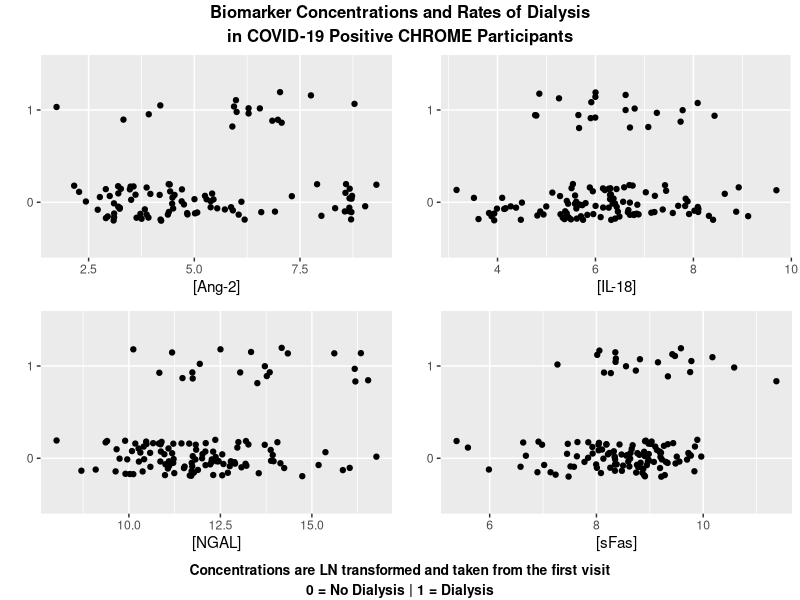
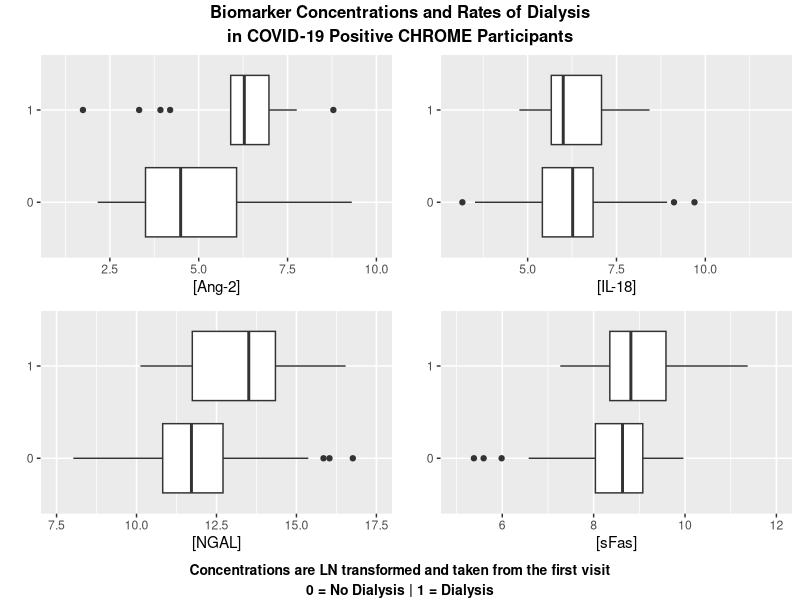
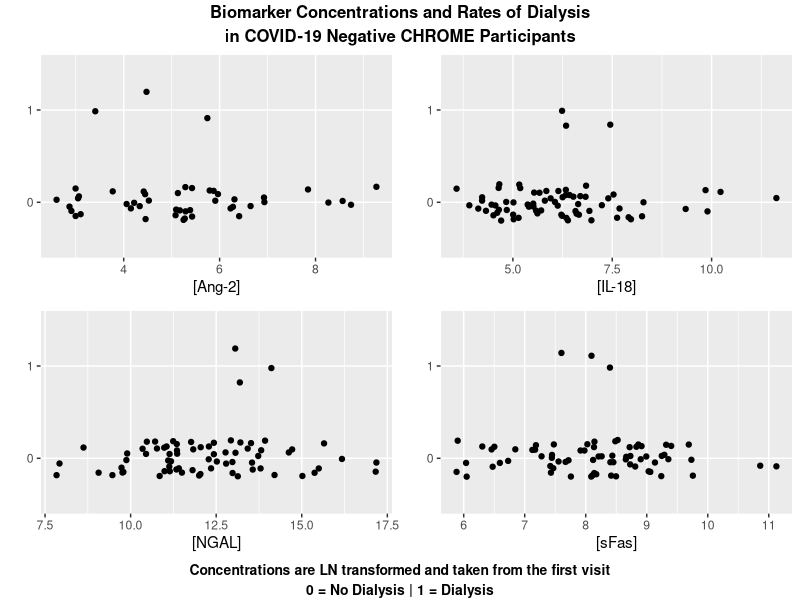
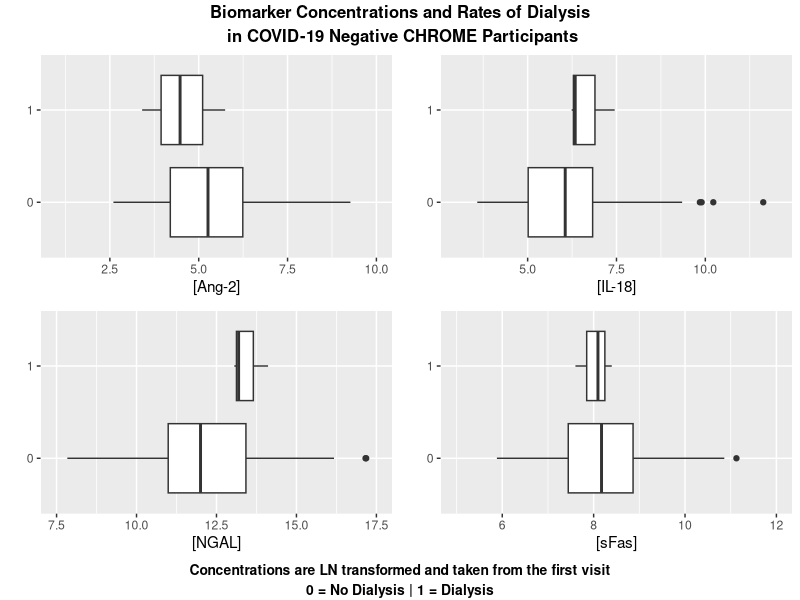
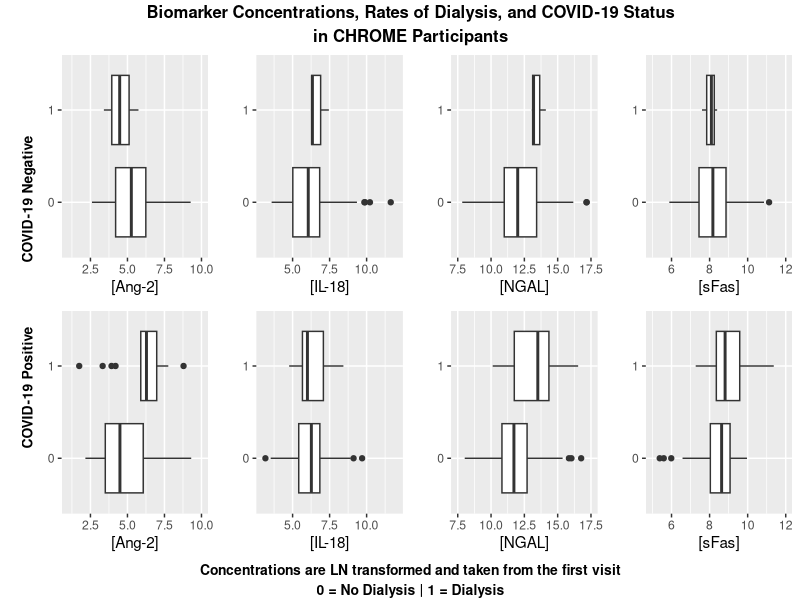
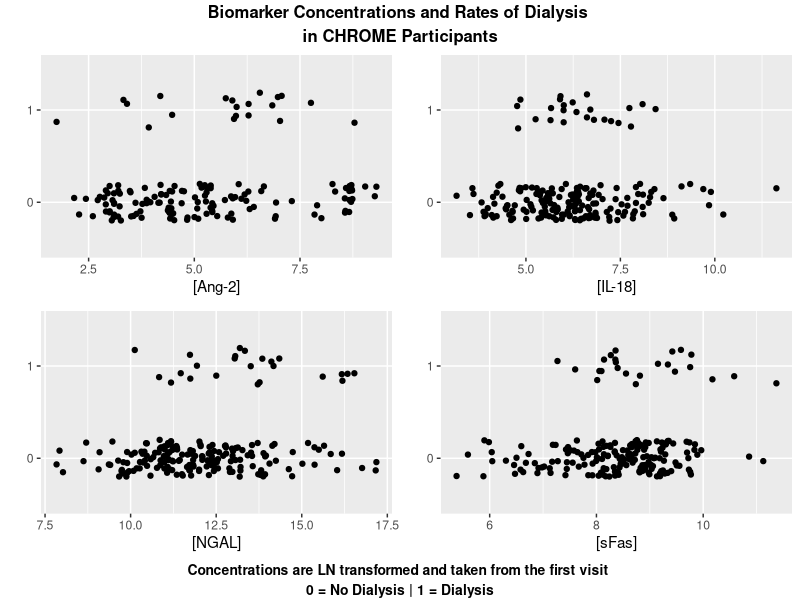
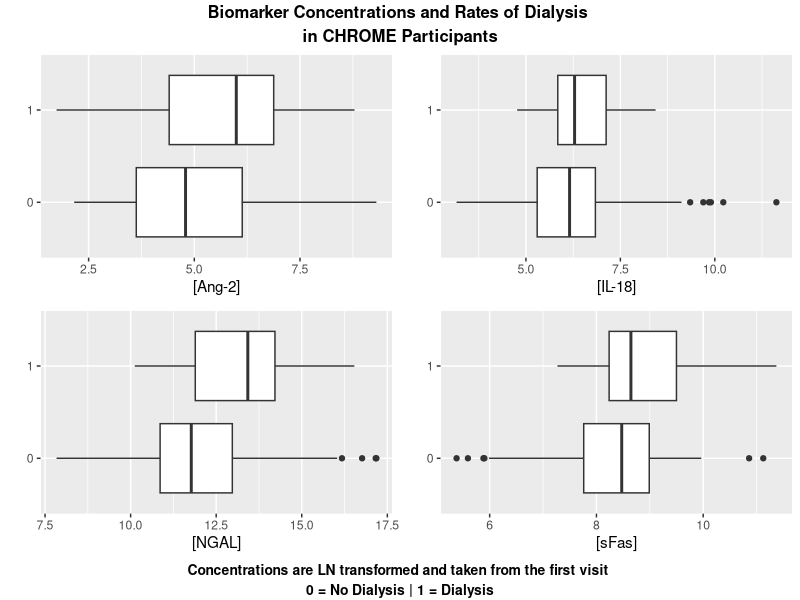

The R script that drew these images, in order:
## ---- chunk 1
# Enables us to read excel files
library("readxl")
# Allows us to do data processing and clean-up
library("tidyverse")
# Enables us to write to an excel file
library("writexl")
# GGally alows us to use their pairs funtion
library("GGally")
# ggplot2 lets us make pretty graphs
library("ggplot2")
# ggpubr 
library("ggpubr")
## ---- chunk 2
bio_clinical <- read_excel("Biomarker_Assays_and_Clinical_Data_20221122.xlsx")

# creates new columns for the log transformations of the biomarker concentrations 
bio_clinical$log_ang2 <- log(bio_clinical$`urine_ang-2_V1 (pg/mL)`)
bio_clinical$log_il18 <- log(bio_clinical$`urine_il18_V1 (pg/mL)`)
bio_clinical$log_ngal <- log(bio_clinical$`urine_ngal_V1 (pg/mL)`)
bio_clinical$log_sfas <- log(bio_clinical$`urine_sfas_V1 (pg/mL)`)

# converts covid19 diagnosis to 0 for neg and 1 for pos
bio_clinical['COVID19'][bio_clinical['COVID19'] == 'pos'] <- "1"
bio_clinical['COVID19'][bio_clinical['COVID19'] == 'Pos'] <- "1"
bio_clinical['COVID19'][bio_clinical['COVID19'] == 'neg'] <- "0"

bio_clinical$COVID19<- as.numeric(as.character(bio_clinical$COVID19))

# converts dialysis from numeric into a character for better visualization
bio_clinical$dialysis_hosp <- as.character(bio_clinical$dialysis_hosp)

## ---- chunk 3
# filters out patients with no clinical data
bio_clinical_NA <- bio_clinical %>%
  filter(dialysis_hosp != "NA")

# creates a jitter plot of the ang 2 levels and use of dialysis
ang2_d_jitter <-
  ggplot(data = bio_clinical_NA,                          # selects dataframe
         mapping = (aes(x = log_ang2, y = dialysis_hosp))) +   # maps variables to x and y
  geom_jitter(width = 0,                                  # sets parameters for the jitter
              height = 0.2) +
  labs(x = "[Ang-2]",                                     # labels axes
       y = " ")

il18_d_jitter <-
  ggplot(data = bio_clinical_NA, 
         mapping = (aes(x = log_il18, y = dialysis_hosp))) +
  geom_jitter(width = 0, 
              height = 0.2) +
  labs(x = "[IL-18]",
       y = " ")

sfas_d_jitter <-
  ggplot(data = bio_clinical_NA, 
         mapping = (aes(x = log_sfas, y = dialysis_hosp))) +
  geom_jitter(width = 0, 
              height = 0.2) +
  labs(x = "[sFas]",
       y = " ")

ngal_d_jitter <-
  ggplot(data = bio_clinical_NA, 
         mapping = (aes(x = log_ngal, y = dialysis_hosp))) +
  geom_jitter(width = 0, 
              height = 0.2) +
  labs(x = "[NGAL]",
       y = " ")

# creates a 2x2 matrix of the four jitter plots
figure <- ggarrange(ang2_d_jitter, il18_d_jitter, ngal_d_jitter, sfas_d_jitter,
                    ncol = 2, 
                    nrow = 2)
# annotates the figure with a title and description
figure <- annotate_figure(figure,
                top = text_grob("Biomarker Concentrations and Rates of Dialysis 
in CHROME Participants",
                                size = 12,
                                face = "bold"),
                bottom = text_grob("Concentrations are LN transformed and taken from the first visit 
0 = No Dialysis | 1 = Dialysis",
                                size = 10,
                                face = "bold"))

ggsave(file = "visualizations\\biomarker_dialysis_scatter.png",
       plot = figure,
       height = 7, 
       width = 14)
## ---- chunk 4
# boxplot creation with Dialysis data
ang2_d_box <- ggplot(data = bio_clinical_NA, aes(x = log_ang2, y = dialysis_hosp)) +
  geom_boxplot()+
  labs(x = "[Ang-2]",
       y = " ")

il18_d_box <- ggplot(data = bio_clinical_NA, aes(x = log_il18, y = dialysis_hosp)) +
  geom_boxplot()+
  labs(x = "[IL-18]",
       y = " ")

sfas_d_box <- ggplot(data = bio_clinical_NA, aes(x = log_sfas, y = dialysis_hosp)) +
  geom_boxplot() +
  labs(x = "[sFas]",
       y = " ")

ngal_d_box <- ggplot(data = bio_clinical_NA, aes(x = log_ngal, y = dialysis_hosp)) +
  geom_boxplot()+
  labs(x = "[NGAL]",
       y = " ")

figure <- ggarrange(ang2_d_box, il18_d_box, ngal_d_box, sfas_d_box,
                    ncol = 2, 
                    nrow = 2)
figure <- annotate_figure(figure,
                top = text_grob("Biomarker Concentrations and Rates of Dialysis 
in CHROME Participants",
                                size = 12,
                                face = "bold"),
                bottom = text_grob("Concentrations are LN transformed and taken from the first visit 
0 = No Dialysis | 1 = Dialysis",
                                size = 10,
                                face = "bold"))

ggsave(file = "visualizations\\biomarker_dialysis_box.png",
       plot = figure,
       height = 7,
       width = 14)
## ---- chunk 5
# subsets the bio_clinical_NA data by positive covid diagnosis 
bio_clinical_covpos <- bio_clinical_NA %>%
  filter(COVID19 == "1")

# regenerating the dialysis jitter plots but subsetted by positive covid diagnosis
ang2_d_covpos_jit <- ggplot(data = bio_clinical_covpos, aes(x = log_ang2, y = dialysis_hosp)) +
  geom_jitter(width = 0,
              height = 0.2) +
  labs(x = "[Ang-2]",
       y = " ")

il18_d_covpos_jit <- ggplot(data = bio_clinical_covpos, aes(x = log_il18, y = dialysis_hosp)) +
  geom_jitter(width = 0,
              height = 0.2) +
  labs(x = "[IL-18]",
       y = " ")

ngal_d_covpos_jit <- ggplot(data = bio_clinical_covpos, aes(x = log_ngal, y = dialysis_hosp)) +
  geom_jitter(width = 0,
              height = 0.2) +
  labs(x = "[NGAL]",
       y = " ")

sfas_d_covpos_jit <- ggplot(data = bio_clinical_covpos, aes(x = log_sfas, y = dialysis_hosp)) +
  geom_jitter(width = 0,
              height = 0.2) +
  labs(x = "[sFas]",
       y = " ")

d_covpos_jit_grid <- ggarrange(ang2_d_covpos_jit, il18_d_covpos_jit, ngal_d_covpos_jit, sfas_d_covpos_jit,
                               ncol = 2,
                               nrow = 2)
annotate_figure(d_covpos_jit_grid,
                top = text_grob("Biomarker Concentrations and Rates of Dialysis
in COVID-19 Positive CHROME Participants",
                                size = 12,
                                face = "bold"),
                bottom = text_grob("Concentrations are LN transformed and taken from the first visit
0 = No Dialysis | 1 = Dialysis",
                                size = 10,
                                face = "bold"))
## ---- chunk 6
# regenerating dialysis boxplots but subsetted by positive covid diagnosis
ang2_d_covpos_box <- ggplot(data = bio_clinical_covpos, aes(x = log_ang2, y = dialysis_hosp)) +
  geom_boxplot() +
  labs(x = "[Ang-2]",
       y = " ") +
  scale_x_continuous(limits = c(1,10))

il18_d_covpos_box <- ggplot(data = bio_clinical_covpos, aes(x = log_il18, y = dialysis_hosp)) +
  geom_boxplot() +
  labs(x = "[IL-18]",
       y = " ") +
  scale_x_continuous(limits = c(3,12))

ngal_d_covpos_box <- ggplot(data = bio_clinical_covpos, aes(x = log_ngal, y = dialysis_hosp)) +
  geom_boxplot() +
  labs(x = "[NGAL]",
       y = " ") +
  scale_x_continuous(limits = c(7.5,17.5))

sfas_d_covpos_box <- ggplot(data = bio_clinical_covpos, aes(x = log_sfas, y = dialysis_hosp)) +
  geom_boxplot() +
  labs(x = "[sFas]",
       y = " ") +
  scale_x_continuous(limits = c(5,12))

d_covpos_box_grid <- ggarrange(ang2_d_covpos_box, il18_d_covpos_box, ngal_d_covpos_box, sfas_d_covpos_box,
                               ncol = 2,
                               nrow = 2)
annotate_figure(d_covpos_box_grid,
                top = text_grob("Biomarker Concentrations and Rates of Dialysis
in COVID-19 Positive CHROME Participants",
                                size = 12,
                                face = "bold"),
                bottom = text_grob("Concentrations are LN transformed and taken from the first visit
0 = No Dialysis | 1 = Dialysis",
                                size = 10,
                                face = "bold"))
## ---- chunk 7
# subsets the bio_clinical_NA data by negative covid diagnosis 
bio_clinical_covneg <- bio_clinical_NA %>%
  filter(COVID19 == "0")

# regenerating the Dialysis jitter plots but subsetted by negative covid diagnosis
ang2_d_covneg_jit <- ggplot(data = bio_clinical_covneg, aes(x = log_ang2, y = dialysis_hosp)) +
  geom_jitter(width = 0,
              height = 0.2) +
  labs(x = "[Ang-2]",
       y = " ")

il18_d_covneg_jit <- ggplot(data = bio_clinical_covneg, aes(x = log_il18, y = dialysis_hosp)) +
  geom_jitter(width = 0,
              height = 0.2) +
  labs(x = "[IL-18]",
       y = " ")

ngal_d_covneg_jit <- ggplot(data = bio_clinical_covneg, aes(x = log_ngal, y = dialysis_hosp)) +
  geom_jitter(width = 0,
              height = 0.2) +
  labs(x = "[NGAL]",
       y = " ")

sfas_d_covneg_jit <- ggplot(data = bio_clinical_covneg, aes(x = log_sfas, y = dialysis_hosp)) +
  geom_jitter(width = 0,
              height = 0.2) +
  labs(x = "[sFas]",
       y = " ")

d_covneg_jit_grid <- ggarrange(ang2_d_covneg_jit, il18_d_covneg_jit, ngal_d_covneg_jit, sfas_d_covneg_jit,
                               ncol = 2,
                               nrow = 2)
annotate_figure(d_covneg_jit_grid,
                top = text_grob("Biomarker Concentrations and Rates of Dialysis
in COVID-19 Negative CHROME Participants",
                                size = 12,
                                face = "bold"),
                bottom = text_grob("Concentrations are LN transformed and taken from the first visit
0 = No Dialysis | 1 = Dialysis",
                                size = 10,
                                face = "bold"))
## ---- chunk 8
# regenerating dialysis boxplots but subsetted by negative covid diagnosis
ang2_d_covneg_box <- ggplot(data = bio_clinical_covneg, aes(x = log_ang2, y = dialysis_hosp)) +
  geom_boxplot() +
  labs(x = "[Ang-2]",
       y = " ") +
  scale_x_continuous(limits = c(1,10))

il18_d_covneg_box <- ggplot(data = bio_clinical_covneg, aes(x = log_il18, y = dialysis_hosp)) +
  geom_boxplot() +
  labs(x = "[IL-18]",
       y = " ") +
  scale_x_continuous(limits = c(3,12))

ngal_d_covneg_box <- ggplot(data = bio_clinical_covneg, aes(x = log_ngal, y = dialysis_hosp)) +
  geom_boxplot() +
  labs(x = "[NGAL]",
       y = " ") +
  scale_x_continuous(limits = c(7.5,17.5))

sfas_d_covneg_box <- ggplot(data = bio_clinical_covneg, aes(x = log_sfas, y = dialysis_hosp)) +
  geom_boxplot() +
  labs(x = "[sFas]",
       y = " ") +
  scale_x_continuous(limits = c(5,12))

d_covneg_box_grid <- ggarrange(ang2_d_covneg_box, il18_d_covneg_box, ngal_d_covneg_box, sfas_d_covneg_box,
                              ncol = 2,
                              nrow = 2)
annotate_figure(d_covneg_box_grid,
                 top = text_grob("Biomarker Concentrations and Rates of Dialysis
 in COVID-19 Negative CHROME Participants",
                                size = 12,
                                face = "bold"),
                 bottom = text_grob("Concentrations are LN transformed and taken from the first visit
0 = No Dialysis | 1 = Dialysis",
                                size = 10,
                                face = "bold"))
## ---- chunk 9
# creates a comparison plot grid displaying biomarker concentrations and covid diagnosis

cov_biomarker_grid <- ggarrange(ang2_d_covneg_box, il18_d_covneg_box, ngal_d_covneg_box, sfas_d_covneg_box,
                           ang2_d_covpos_box, il18_d_covpos_box, ngal_d_covpos_box, sfas_d_covpos_box,
                           ncol = 4,
                           nrow = 2)
annotate_figure(cov_biomarker_grid,
                top = text_grob("Biomarker Concentrations, Rates of Dialysis, and COVID-19 Status
in CHROME Participants",
                      size = 12,
                      face = "bold"),
                bottom = text_grob("Concentrations are LN transformed and taken from the first visit
0 = No Dialysis | 1 = Dialysis",
                      size = 10,
                      face = "bold"),
                left = text_grob("    COVID-19 Positive                COVID-19 Negative",
                      rot = 90,
                      face = "bold",
                      size = 10,
                      vjust = 2))
